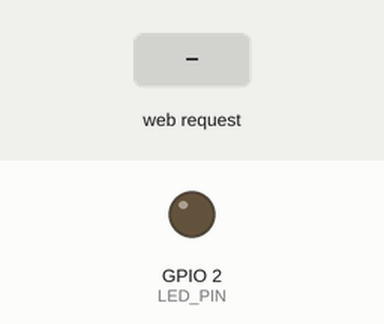
Simulated run of this sketch. Board: ESP32. Shown: output pins drawn as LEDs (lit = HIGH). The inputs (shaded band) are chosen by the test bench. WiFi joins after 1.5 s; servers stay silent unless stated; what the sketch prints to the serial monitor is not drawn.

Above: at 3.2 s.
3.3 s: HTTP request GET /led/on received
At 3.6 s:
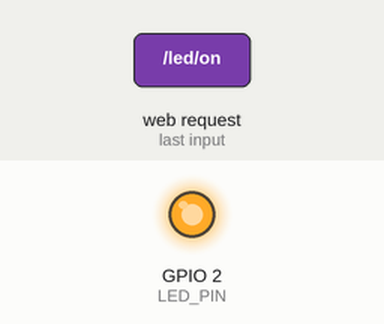
4.8 s: HTTP request GET /led/off received
At 5.9 s:
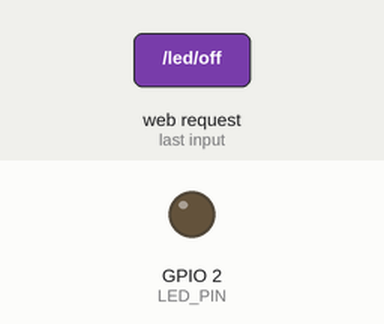
Timing chart, 0 to 7.8 s (numbered marks = the images above; inputs shaded):
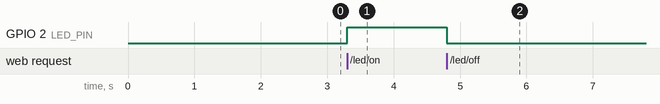

The sketch:

led.ino
```cpp
#include <WiFi.h>
#include <ESPAsyncWebServer.h>

const char* ssid = "XRT";
const char* password = "1m@n1D10t";

// Pin for the built-in LED on ESP32 (may vary depending on the board)
const int LED_PIN = 2;

AsyncWebServer server(80);

void setup() {
  Serial.begin(115200);

  // Set LED pin as output
  pinMode(LED_PIN, OUTPUT);
  digitalWrite(LED_PIN, LOW); // Initially turn off LED

  // Connect to Wi-Fi
  WiFi.begin(ssid, password);
  while (WiFi.status() != WL_CONNECTED) {
    delay(1000);
    Serial.println("Connecting to WiFi...");
  }
  Serial.println("Connected to WiFi");

  Serial.print("ESP32 IP Address: ");
  Serial.println(WiFi.localIP());

  // Route to turn on the LED
  server.on("/led/on", HTTP_GET, [](AsyncWebServerRequest *request){
    digitalWrite(LED_PIN, HIGH); // Turn on LED
    request->send(200, "text/plain", "LED turned on");
  });

  // Route to turn off the LED
  server.on("/led/off", HTTP_GET, [](AsyncWebServerRequest *request){
    digitalWrite(LED_PIN, LOW); // Turn off LED
    request->send(200, "text/plain", "LED turned off");
  });

  // Start server
  server.begin();
}

void loop() {
  // Nothing to do here
}
```

Measured:
- after the input at 3.3 s, GPIO 2 (LED_PIN): LOW → HIGH at once
- after the input at 4.8 s, GPIO 2 (LED_PIN): HIGH → LOW at once
